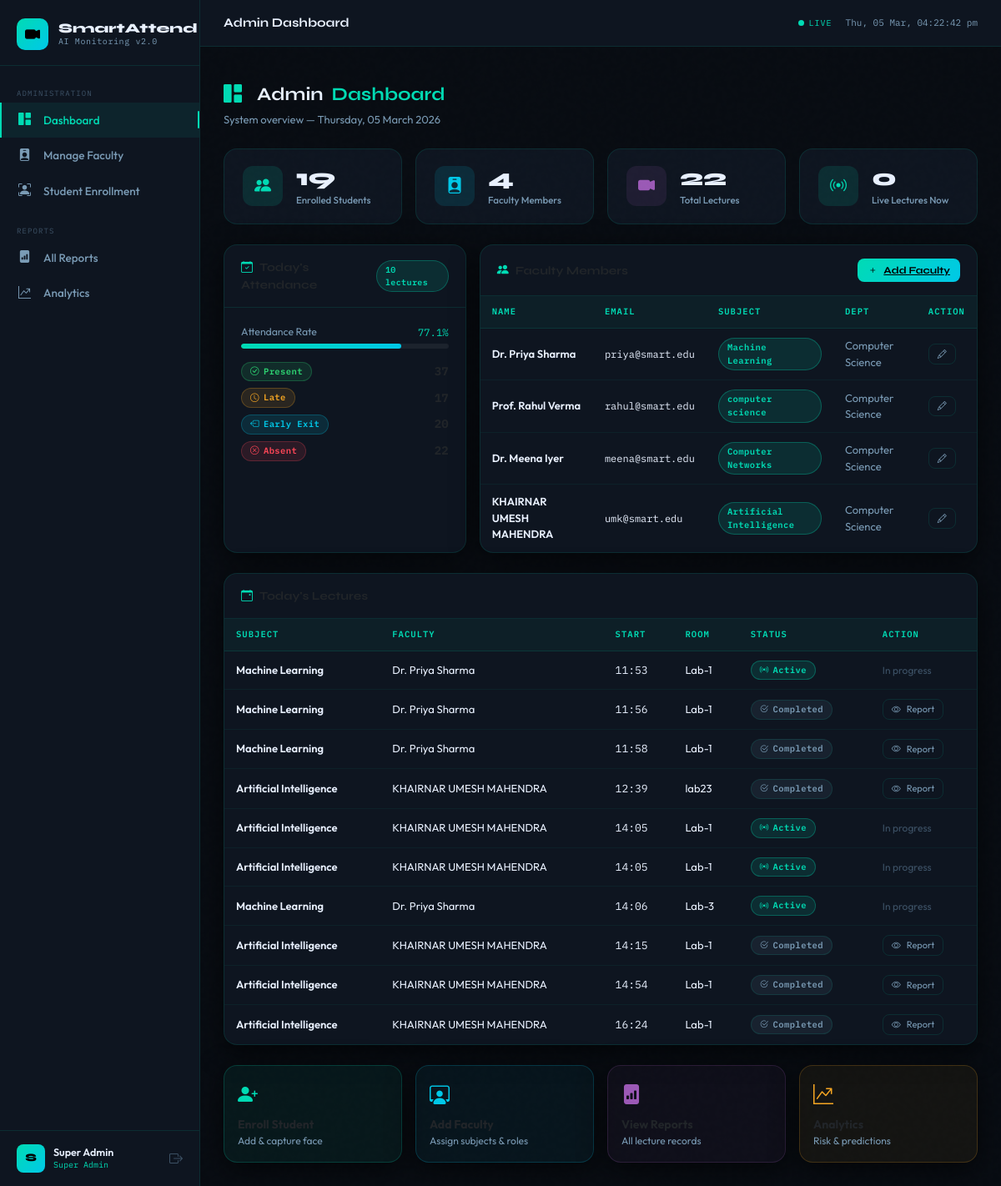
The page /admin/dashboard (signed in) on the database its author committed.
### tables this page shows
CREATE TABLE users (
        id            INTEGER PRIMARY KEY AUTOINCREMENT,
        name          TEXT    NOT NULL,
        email         TEXT    NOT NULL UNIQUE,
        password_hash TEXT    NOT NULL,
        role          TEXT    NOT NULL DEFAULT 'faculty',
        subject       TEXT,
        department    TEXT,
        created_at    TEXT    DEFAULT (date('now'))
    );

CREATE TABLE lectures (
        id          INTEGER PRIMARY KEY AUTOINCREMENT,
        faculty_id  INTEGER NOT NULL,
        subject     TEXT    NOT NULL,
        date        TEXT    NOT NULL,
        start_time  TEXT    NOT NULL,
        end_time    TEXT,
        room        TEXT    DEFAULT 'Lab-1',
        status      TEXT    NOT NULL DEFAULT 'active',
        FOREIGN KEY(faculty_id) REFERENCES users(id)
    );

### app.py (the view)
@app.route("/admin/dashboard")
@login_required
@roles("super_admin")
def admin_dashboard():
    conn = get_db()
    faculty  = conn.execute("SELECT * FROM users WHERE role='faculty'").fetchall()
    stu_cnt  = conn.execute("SELECT COUNT(*) FROM students").fetchone()[0]
    lec_cnt  = conn.execute("SELECT COUNT(*) FROM lectures").fetchone()[0]
    today_lec= conn.execute("""
        SELECT l.*, u.name as fname FROM lectures l
        JOIN users u ON l.faculty_id=u.id
        WHERE l.date=? ORDER BY l.start_time
    """, (date.today().isoformat(),)).fetchall()
    today_att = conn.execute("""
        SELECT final_status, COUNT(*) as cnt
        FROM attendance WHERE date=?
        GROUP BY final_status
    """, (date.today().isoformat(),)).fetchall()
    att_map = {r["final_status"]: r["cnt"] for r in today_att}
    conn.close()
    return render_template("admin_dashboard.html",
        faculty=faculty, stu_cnt=stu_cnt, lec_cnt=lec_cnt,
        today_lec=today_lec, att_map=att_map,
        active_cnt=len(active_lectures))

### app.py (called while the page is built)
def get_db() -> sqlite3.Connection:
    conn = sqlite3.connect(DATABASE)
    conn.row_factory = sqlite3.Row
    conn.execute("PRAGMA foreign_keys = ON")
    return conn

def login_required(f):
    @wraps(f)
    def wrapped(*a, **kw):
        if "uid" not in session:
            flash("Please log in.", "warning")
            return redirect(url_for("login"))
        return f(*a, **kw)
    return wrapped

def roles(*allowed):
    def decorator(f):
        @wraps(f)
        def wrapped(*a, **kw):
            if session.get("role") not in allowed:
                flash("Access denied.", "danger")
                return redirect(url_for("index"))
            return f(*a, **kw)
        return wrapped
    return decorator

@app.context_processor
def inject_now():
    return {"now": datetime.now()}

### templates/admin_dashboard.html (shortened to what this page needs)
{% extends "base.html" %}
{% block page_label %}Admin Dashboard{% endblock %}
{% block content %}
<div class="page-header">
  <h1><i class="bi bi-grid-1x2-fill text-teal me-2"></i>Admin <span>Dashboard</span></h1>
  <p>System overview — {{ now.strftime('%A, %d %B %Y') if now else '' }}</p>
</div>
<div class="row g-3 mb-4">
  <div class="col-6 col-lg-3">
    <div class="stat-card">
      <div class="stat-icon teal"><i class="bi bi-people-fill"></i></div>
      <div>
        <div class="stat-val">{{ stu_cnt }}</div>
        <div class="stat-label">Enrolled Students</div>
      </div>
    </div>
  </div>
  <div class="col-6 col-lg-3">
    <div class="stat-card">
      <div class="stat-icon cyan"><i class="bi bi-person-badge-fill"></i></div>
      <div>
        <div class="stat-val">{{ faculty|length }}</div>
        <div class="stat-label">Faculty Members</div>
      </div>
    </div>
  </div>
  <div class="col-6 col-lg-3">
    <div class="stat-card">
      <div class="stat-icon purple"><i class="bi bi-camera-video-fill"></i></div>
      <div>
        <div class="stat-val">{{ lec_cnt }}</div>
        <div class="stat-label">Total Lectures</div>
      </div>
    </div>
  </div>
  <div class="col-6 col-lg-3">
    <div class="stat-card">
      <div class="stat-icon {% if active_cnt > 0 %}amber{% else %}teal{% endif %}">
        <i class="bi bi-broadcast"></i>
      </div>
      <div>
        <div class="stat-val">{{ active_cnt }}</div>
        <div class="stat-label">Live Lectures Now</div>
      </div>
    </div>
  </div>
</div>
<div class="row g-3 mb-4">
  <div class="col-lg-4">
    <div class="card h-100">
      <div class="card-header d-flex align-items-center justify-content-between">
        <span><i class="bi bi-calendar-check me-2 text-teal"></i>Today's Attendance</span>
        <span class="badge-status bs-active font-mono" style="font-size:10px;">
          {{ today_lec|length }} lectures
        </span>
      </div>
      <div class="card-body">
        {% set present = att_map.get('Present',0) %}
        {% set late    = att_map.get('Late',0) %}
        {% set early   = att_map.get('Early Exit',0) %}
        {% set absent  = att_map.get('Absent',0) %}
        {% set total   = present+late+early+absent %}
        {% if total > 0 %}
        <div class="mb-3">
          <div class="d-flex justify-content-between mb-1">
            <small class="text-dim">Attendance Rate</small>
            <small class="font-mono text-teal">{{ '%.1f'|format((present+late+early)/total*100) }}%</small>
          </div>
          <div class="prog-wrap">
            <div class="prog-bar" style="width:{{ (present+late+early)/total*100 }}%"></div>
          </div>
        </div>
        {% endif %}
        <div class="d-flex flex-column gap-2">
          <div class="d-flex justify-content-between align-items-center">
            <span class="badge-status bs-present"><i class="bi bi-check-circle"></i> Present</span>
            <span class="fw-700 font-mono">{{ present }}</span>
          </div>
          <div class="d-flex justify-content-between align-items-center">
            <span class="badge-status bs-late"><i class="bi bi-clock"></i> Late</span>
            <span class="fw-700 font-mono">{{ late }}</span>
          </div>
          <div class="d-flex justify-content-between align-items-center">
            <span class="badge-status bs-early"><i class="bi bi-box-arrow-left"></i> Early Exit</span>
            <span class="fw-700 font-mono">{{ early }}</span>
          </div>
          <div class="d-flex justify-content-between align-items-center">
            <span class="badge-status bs-absent"><i class="bi bi-x-circle"></i> Absent</span>
            <span class="fw-700 font-mono">{{ absent }}</span>
          </div>
        </div>
      </div>
    </div>
  </div>
  <div class="col-lg-8">
    <div class="card h-100">
      <div class="card-header d-flex justify-content-between align-items-center">
        <span><i class="bi bi-people-fill me-2 text-teal"></i>Faculty Members</span>
        <a href="{{ url_for('add_faculty') }}" class="btn-teal" style="font-size:12px; padding:5px 12px;">
          <i class="bi bi-plus"></i> Add Faculty
        </a>
      </div>
      <div class="card-body p-0">
        <table class="table-custom w-100">
          <thead>
            <tr>
              <th>NAME</th>
              <th>EMAIL</th>
              <th>SUBJECT</th>
              <th>DEPT</th>
              <th>ACTION</th>
            </tr>
          </thead>
          <tbody>
            {% for f in faculty %}
            <tr>
              <td class="fw-600">{{ f.name }}</td>
              <td class="font-mono" style="font-size:12px;">{{ f.email }}</td>
              <td><span class="badge-status bs-active">{{ f.subject or '—' }}</span></td>
              <td style="color:var(--text-sec);">{{ f.department or '—' }}</td>
              <td>
                <a href="{{ url_for('add_faculty') }}" class="btn-ghost" style="font-size:11px; padding:3px 10px;">
                  <i class="bi bi-pencil"></i>
                </a>
              </td>
            </tr>
            {% else %}
            <tr>
              <td colspan="5" class="text-center py-4" style="color:var(--text-muted);">
                No faculty added yet
              </td>
            </tr>
            {% endfor %}
          </tbody>
        </table>
      </div>
    </div>
  </div>
</div>
<div class="card mb-4">
  <div class="card-header">
    <i class="bi bi-calendar-event me-2 text-teal"></i>Today's Lectures
  </div>
  <div class="card-body p-0">
    {% if today_lec %}
    <table class="table-custom">
      <thead>
        <tr>
          <th>SUBJECT</th><th>FACULTY</th><th>START</th><th>ROOM</th><th>STATUS</th><th>ACTION</th>
        </tr>
      </thead>
      <tbody>
        {% for lec in today_lec %}
        <tr>
          <td class="fw-600">{{ lec.subject }}</td>
          <td>{{ lec.fname }}</td>
          <td class="font-mono">{{ lec.start_time }}</td>
          <td>{{ lec.room or 'Lab-1' }}</td>
          <td>
            <span class="badge-status {{ 'bs-active' if lec.status=='active' else 'bs-completed' }}">
              <i class="bi bi-{% if lec.status=='active' %}broadcast{% else %}check2-circle{% endif %}"></i>
              {{ lec.status|title }}
            </span>
          </td>
          <td>
            {% if lec.status == 'completed' %}
            <a href="{{ url_for('attendance_report', lid=lec.id) }}" class="btn-ghost" style="font-size:11px; padding:3px 10px;">
              <i class="bi bi-eye"></i> Report
            </a>
            {% else %}
            <span style="color:var(--text-muted); font-size:12px;">In progress</span>
            {% endif %}
          </td>
        </tr>
        {% endfor %}
      </tbody>
    </table>
    {% else %}
    <div class="text-center py-4" style="color:var(--text-muted);">
      <i class="bi bi-calendar-x fs-3"></i>
      <div class="mt-2">No lectures scheduled for today</div>
    </div>
    {% endif %}
  </div>
</div>
<div class="row g-3">
  <div class="col-md-3">
    <a href="{{ url_for('add_student') }}" class="card d-block text-decoration-none p-3" style="background:rgba(0,219,180,.06); border-color:rgba(0,219,180,.2);">
      <i class="bi bi-person-plus-fill fs-4 text-teal"></i>
      <div class="fw-700 mt-2">Enroll Student</div>
      <div style="font-size:12px; color:var(--text-sec);">Add & capture face</div>
    </a>
  </div>
  <div class="col-md-3">
    <a href="{{ url_for('add_faculty') }}" class="card d-block text-decoration-none p-3" style="background:rgba(0,200,232,.05); border-color:rgba(0,200,232,.2);">
      <i class="bi bi-person-workspace fs-4 text-cyan"></i>
      <div class="fw-700 mt-2">Add Faculty</div>
      <div style="font-size:12px; color:var(--text-sec);">Assign subjects & roles</div>
    </a>
  </div>
  <div class="col-md-3">
    <a href="{{ url_for('all_reports') }}" class="card d-block text-decoration-none p-3" style="background:rgba(155,89,182,.05); border-color:rgba(155,89,182,.2);">
      <i class="bi bi-file-bar-graph-fill fs-4" style="color:var(--purple);"></i>
      <div class="fw-700 mt-2">View Reports</div>
      <div style="font-size:12px; color:var(--text-sec);">All lecture records</div>
    </a>
  </div>
  <div class="col-md-3">
    <a href="{{ url_for('admin_analytics') }}" class="card d-block text-decoration-none p-3" style="background:rgba(245,166,35,.05); border-color:rgba(245,166,35,.2);">
      <i class="bi bi-graph-up-arrow fs-4" style="color:var(--amber);"></i>
      <div class="fw-700 mt-2">Analytics</div>
      <div style="font-size:12px; color:var(--text-sec);">Risk & predictions</div>
    </a>
  </div>
</div>
{% endblock %}

### rows shown on the page
users: name "Dr. Priya Sharma", email "priya@smart.edu", subject "Machine Learning", department "Computer Science"
users: name "Prof. Rahul Verma", email "rahul@smart.edu", subject "computer science", department "Computer Science"
users: name "Dr. Meena Iyer", email "meena@smart.edu", subject "Computer Networks", department "Computer Science"
users: name "KHAIRNAR UMESH MAHENDRA", email "umk@smart.edu", subject "Artificial Intelligence", department "Computer Science"
lectures: subject "Machine Learning", fname "Dr. Priya Sharma", start_time "11:53", room "Lab-1", status "Active", shows "In progress"
lectures: subject "Machine Learning", fname "Dr. Priya Sharma", start_time "11:56", room "Lab-1", status "Completed"
lectures: subject "Machine Learning", fname "Dr. Priya Sharma", start_time "11:58", room "Lab-1", status "Completed"
lectures: subject "Artificial Intelligence", fname "KHAIRNAR UMESH MAHENDRA", start_time "12:39", room "lab23", status "Completed"
lectures: subject "Artificial Intelligence", fname "KHAIRNAR UMESH MAHENDRA", start_time "14:05", room "Lab-1", status "Active", shows "In progress"
lectures: subject "Artificial Intelligence", fname "KHAIRNAR UMESH MAHENDRA", start_time "14:05", room "Lab-1", status "Active", shows "In progress"
lectures: subject "Machine Learning", fname "Dr. Priya Sharma", start_time "14:06", room "Lab-3", status "Active", shows "In progress"
lectures: subject "Artificial Intelligence", fname "KHAIRNAR UMESH MAHENDRA", start_time "14:15", room "Lab-1", status "Completed"
lectures: subject "Artificial Intelligence", fname "KHAIRNAR UMESH MAHENDRA", start_time "14:54", room "Lab-1", status "Completed"
lectures: subject "Artificial Intelligence", fname "KHAIRNAR UMESH MAHENDRA", start_time "16:24", room "Lab-1", status "Completed"

### other values the page prints
{{ session.uname[0]|upper if session.uname else 'U' }} "S"
{{ session.uname or 'User' }} "Super Admin"
{{ (session.role or 'guest')|replace('_',' ')|title }} "Super Admin"
{{ stu_cnt }} "19"
{{ faculty|length }} "4"
{{ lec_cnt }} "22"
{{ active_cnt }} "0"
{{ today_lec|length }} "10"
{{ '%.1f'|format((present+late+early)/total*100) }} "77.1"
